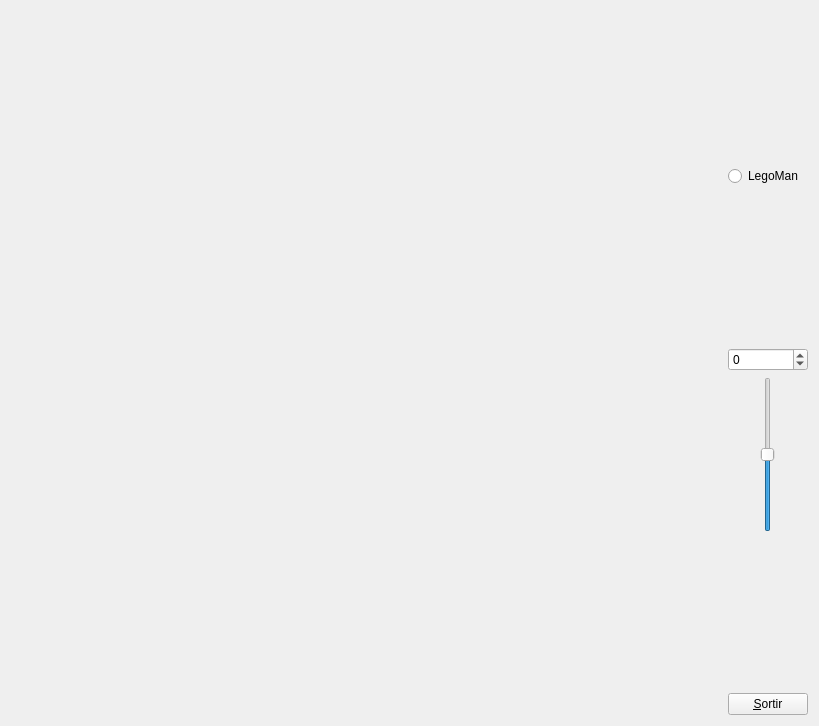
<?xml version="1.0" encoding="UTF-8"?>
<ui version="4.0">
 <class>MyForm</class>
 <widget class="QWidget" name="MyForm">
  <property name="geometry">
   <rect>
    <x>0</x>
    <y>0</y>
    <width>819</width>
    <height>726</height>
   </rect>
  </property>
  <property name="windowTitle">
   <string>IDI-Lab</string>
  </property>
  <layout class="QHBoxLayout" name="horizontalLayout_2">
   <item>
    <widget class="MyGLWidget" name="widget" native="true">
     <property name="sizePolicy">
      <sizepolicy hsizetype="Expanding" vsizetype="Expanding">
       <horstretch>0</horstretch>
       <verstretch>0</verstretch>
      </sizepolicy>
     </property>
     <property name="minimumSize">
      <size>
       <width>50</width>
       <height>50</height>
      </size>
     </property>
    </widget>
   </item>
   <item>
    <layout class="QVBoxLayout" name="verticalLayout">
     <item>
      <spacer name="verticalSpacer_3">
       <property name="orientation">
        <enum>Qt::Vertical</enum>
       </property>
       <property name="sizeHint" stdset="0">
        <size>
         <width>20</width>
         <height>40</height>
        </size>
       </property>
      </spacer>
     </item>
     <item>
      <widget class="QRadioButton" name="radioButton">
       <property name="text">
        <string>LegoMan</string>
       </property>
      </widget>
     </item>
     <item>
      <spacer name="verticalSpacer">
       <property name="orientation">
        <enum>Qt::Vertical</enum>
       </property>
       <property name="sizeHint" stdset="0">
        <size>
         <width>20</width>
         <height>40</height>
        </size>
       </property>
      </spacer>
     </item>
     <item>
      <widget class="QSpinBox" name="spinBox">
       <property name="minimum">
        <number>-100</number>
       </property>
       <property name="maximum">
        <number>100</number>
       </property>
      </widget>
     </item>
     <item>
      <layout class="QHBoxLayout" name="horizontalLayout">
       <item>
        <spacer name="horizontalSpacer">
         <property name="orientation">
          <enum>Qt::Horizontal</enum>
         </property>
         <property name="sizeType">
          <enum>QSizePolicy::Maximum</enum>
         </property>
         <property name="sizeHint" stdset="0">
          <size>
           <width>10</width>
           <height>20</height>
          </size>
         </property>
        </spacer>
       </item>
       <item>
        <widget class="QSlider" name="verticalSlider">
         <property name="sizePolicy">
          <sizepolicy hsizetype="Fixed" vsizetype="MinimumExpanding">
           <horstretch>0</horstretch>
           <verstretch>0</verstretch>
          </sizepolicy>
         </property>
         <property name="minimum">
          <number>-100</number>
         </property>
         <property name="maximum">
          <number>100</number>
         </property>
         <property name="singleStep">
          <number>1</number>
         </property>
         <property name="orientation">
          <enum>Qt::Vertical</enum>
         </property>
        </widget>
       </item>
       <item>
        <spacer name="horizontalSpacer_2">
         <property name="orientation">
          <enum>Qt::Horizontal</enum>
         </property>
         <property name="sizeType">
          <enum>QSizePolicy::Maximum</enum>
         </property>
         <property name="sizeHint" stdset="0">
          <size>
           <width>10</width>
           <height>20</height>
          </size>
         </property>
        </spacer>
       </item>
      </layout>
     </item>
     <item>
      <spacer name="verticalSpacer_2">
       <property name="orientation">
        <enum>Qt::Vertical</enum>
       </property>
       <property name="sizeHint" stdset="0">
        <size>
         <width>20</width>
         <height>40</height>
        </size>
       </property>
      </spacer>
     </item>
     <item>
      <widget class="QPushButton" name="pushButton">
       <property name="sizePolicy">
        <sizepolicy hsizetype="Minimum" vsizetype="Fixed">
         <horstretch>0</horstretch>
         <verstretch>0</verstretch>
        </sizepolicy>
       </property>
       <property name="text">
        <string>&amp;Sortir</string>
       </property>
      </widget>
     </item>
    </layout>
   </item>
  </layout>
 </widget>
 <customwidgets>
  <customwidget>
   <class>MyGLWidget</class>
   <extends>QWidget</extends>
   <header>MyGLWidget.h</header>
   <container>1</container>
   <slots>
    <slot>zoom(int)</slot>
    <slot>pintarModel(bool)</slot>
   </slots>
  </customwidget>
 </customwidgets>
 <resources/>
 <connections>
  <connection>
   <sender>pushButton</sender>
   <signal>clicked()</signal>
   <receiver>MyForm</receiver>
   <slot>close()</slot>
   <hints>
    <hint type="sourcelabel">
     <x>800</x>
     <y>715</y>
    </hint>
    <hint type="destinationlabel">
     <x>839</x>
     <y>529</y>
    </hint>
   </hints>
  </connection>
  <connection>
   <sender>verticalSlider</sender>
   <signal>valueChanged(int)</signal>
   <receiver>spinBox</receiver>
   <slot>setValue(int)</slot>
   <hints>
    <hint type="sourcelabel">
     <x>770</x>
     <y>528</y>
    </hint>
    <hint type="destinationlabel">
     <x>808</x>
     <y>374</y>
    </hint>
   </hints>
  </connection>
  <connection>
   <sender>spinBox</sender>
   <signal>valueChanged(int)</signal>
   <receiver>verticalSlider</receiver>
   <slot>setValue(int)</slot>
   <hints>
    <hint type="sourcelabel">
     <x>808</x>
     <y>374</y>
    </hint>
    <hint type="destinationlabel">
     <x>770</x>
     <y>528</y>
    </hint>
   </hints>
  </connection>
  <connection>
   <sender>verticalSlider</sender>
   <signal>valueChanged(int)</signal>
   <receiver>widget</receiver>
   <slot>zoom(int)</slot>
   <hints>
    <hint type="sourcelabel">
     <x>764</x>
     <y>442</y>
    </hint>
    <hint type="destinationlabel">
     <x>689</x>
     <y>437</y>
    </hint>
   </hints>
  </connection>
  <connection>
   <sender>radioButton</sender>
   <signal>clicked(bool)</signal>
   <receiver>widget</receiver>
   <slot>pintarModel(bool)</slot>
   <hints>
    <hint type="sourcelabel">
     <x>753</x>
     <y>171</y>
    </hint>
    <hint type="destinationlabel">
     <x>657</x>
     <y>201</y>
    </hint>
   </hints>
  </connection>
 </connections>
</ui>
